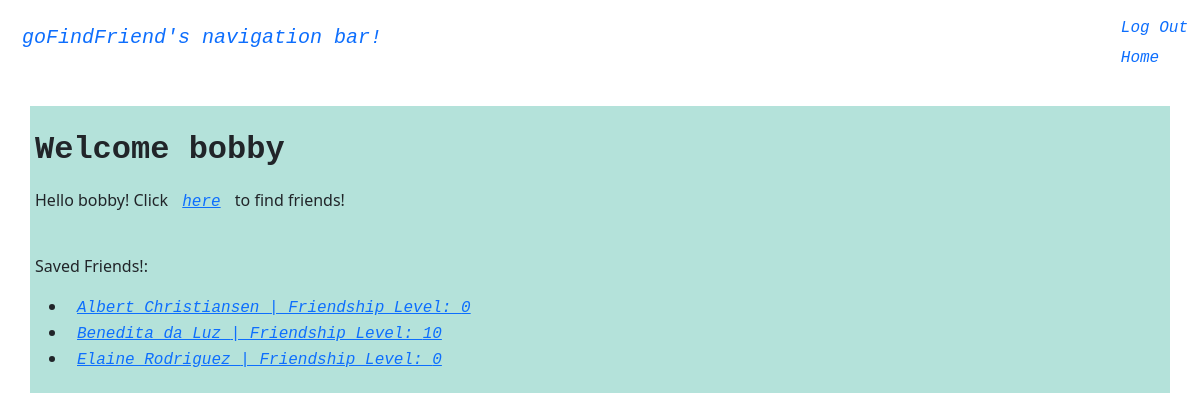
Page / (signed in) on the committed database.
### tables this page shows
CREATE TABLE profiles (name TEXT, user TEXT, pfp TEXT, age TEXT, songURL TEXT, songName TEXT, quote TEXT, like1 TEXT, like2 TEXT, like3 TEXT, dislike1 TEXT, dislike2 TEXT, dislike3 TEXT, friendship TEXT);

### __init__.py (the view)
@app.route("/", methods=['GET', 'POST'])
def welcome():
    try:
        if userSignedIn(session):
            saved_profiles = get_profiles_of_user(session["username"])
            for profile in range(len(saved_profiles)):
                saved_profiles[profile] = [saved_profiles[profile],
                                        get_profile_value(saved_profiles[profile],"friendship")]
            print(saved_profiles)
            return render_template("home_page.html", user=session['username'], saved_profiles=saved_profiles)
        else:
            return render_template('index.html')
    except:
        return render_template('index.html')

### __init__.py (called while the page is built)
def userSignedIn(session):
    return 'username' in session.keys() and session['username']

### data/data_functions_v2.py (called while the page is built)
def get_profiles():
    return profiles.get_main_values()

def profile_exists(name):
    return profiles.value_exists(name)

def get_profile_value(name, field):
    if(not profile_exists(name)):
        raise KeyError("the given profile cannot be found")
    else:
        return profiles.get_value(name,field)

def get_profiles_of_user(username):
    profs = get_profiles()
    profs_of_user = []
    for i in profs:
        if(get_profile_value(i, "user") == username):
            profs_of_user.append(i)
    return profs_of_user

### data/table.py (called while the page is built)
def first(lst):
    return lst[0]

    def get_main_values(self):
        self.c.execute(f"SELECT {self.search_field} FROM {self.table_name}")
        value_lists = self.c.fetchall()
        return map(first, value_lists)

    def get_value_list(self, search, field):
        self.c.execute(
            f"SELECT {field} FROM {self.table_name} WHERE {self.search_field} = ?", [search])
        return self.c.fetchone()

    def get_value(self, search, field):
        value_list = self.get_value_list(search, field)
        return value_list[0]

    def value_exists(self, search):
        value_list = self.get_value_list(search, "1")
        return bool(value_list)

### templates/home_page.html (shortened to what this page needs)
<!DOCTYPE html>
<html lang="en">
    <head>
        <link href="https://cdn.jsdelivr.net/npm/bootstrap@5.0.2/dist/css/bootstrap.min.css" rel="stylesheet"
>
        <link href="/css/stylesheet" type="text/css" rel="customStyle">
    </head>
    <nav class="navbar navbar-default">
        <div class="container-fluid">
        <div class="navbar-header">
            <a class="navbar-brand" href="/">goFindFriend's navigation bar!</a>
        </div>
        <ul class="nav navbar-nav navbar-right">
            <li class="nav-item"><a class="nav-link" href="/logout"> Log Out</a></li>
            <li class="nav-item"><a class="nav-link" href="/"> Home</a></li>
        </ul>
        </div>
    </nav>
    <div class="body">
        <body>
            <h1>
                Welcome {{user}}
                <br>
                <br>
            </h1>
            <p>
                Hello {{user}}! Click <a href="/friend/random">here</a> to find friends!
            </p>
            <br>
            <p>Saved Friends!:</p>
            <ul>
                {% for item in saved_profiles %}
                    <li><a href = "/friend/{{item[0]}}">{{item[0]}} | Friendship Level: {{item[1]}}</a></li>
                {% endfor %}
            </ul>
        </body>
    </div>
</html>

### templates/home_page.html (style rules this page uses)
div.body { background-color: rgb(180, 226, 218); margin: 30px; margin-bottom: 30px; padding: 5px; }
h1 { font-family: courier; font-weight: bold; font-size: 200%; margin-top: 20px; margin-bottom: -20px; }
a { font-family: courier; padding: 10px; font-style: italic; margin-bottom: -10px; }

### rows in the picture
profiles: name "Albert Christiansen", friendship "0"
profiles: name "Benedita da Luz", friendship "10"
profiles: name "Elaine Rodriguez", friendship "0"

### other values in the picture
{{ user }} "bobby"
